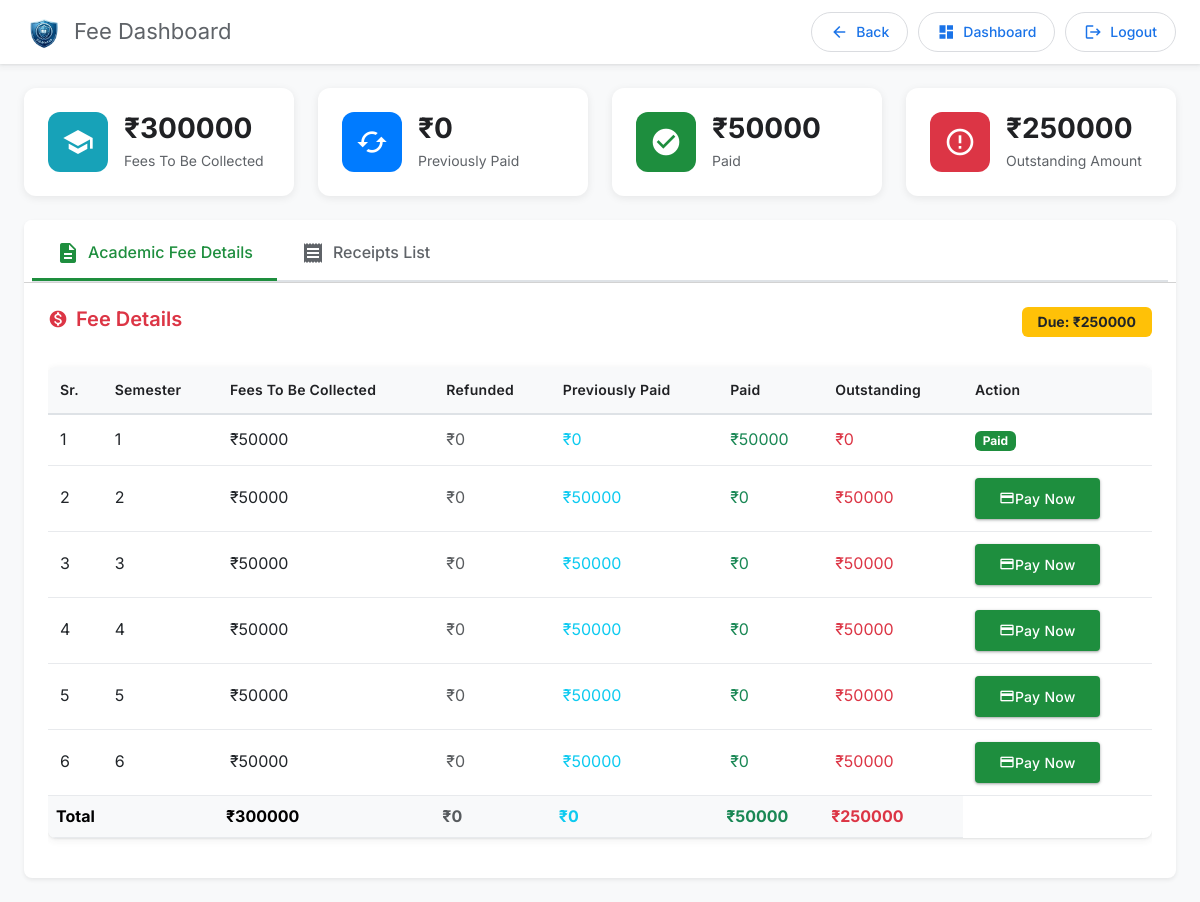
Screenshot of /student_app/fee_dashboard/ (signed in) with the database file from the repository.
### admin_app/models.py (models this page shows, shortened)
class FeeStructure(models.Model):
    student = models.ForeignKey(Student, on_delete=models.CASCADE, related_name='fee_structures')
    semester = models.IntegerField()
    academic_year = models.CharField(max_length=10)
    fees_to_be_collected = models.DecimalField(max_digits=10, decimal_places=2)
    previously_paid = models.DecimalField(max_digits=10, decimal_places=2, default=0)
    paid = models.DecimalField(max_digits=10, decimal_places=2, default=0)
    refunded = models.DecimalField(max_digits=10, decimal_places=2, default=0)
    outstanding = models.DecimalField(max_digits=10, decimal_places=2, default=0)
    created_at = models.DateTimeField(auto_now_add=True)
    updated_at = models.DateTimeField(auto_now=True)
    class Meta:
        ordering = ['-academic_year', 'semester']
        unique_together = ['student', 'semester', 'academic_year']

### student_app/views.py (the view)
# urls.py: path("fee_dashboard/", views.fee_dashboard, name="fee_dashboard"),
@student_required
def fee_dashboard(request):
    from admin_app.models import FeeStructure, FeeReceipt
    from django.db.models import Sum
    from decimal import Decimal
    try:
        student = Student.objects.get(user=request.user)
    except Student.DoesNotExist:
        messages.error(request, "Student profile not found.")
        return redirect("student_app:student_dashboard")
    fee_structure_qs = FeeStructure.objects.filter(student=student).order_by('semester')
    fee_structure = list(fee_structure_qs)
    running_paid = Decimal('0.00')
    for fee in fee_structure:
        fee.display_previously_paid = running_paid
        current_paid_total = (fee.previously_paid or 0) + (fee.paid or 0) - (fee.refunded or 0)
        running_paid += current_paid_total
    totals = fee_structure_qs.aggregate(
        total_fees=Sum('fees_to_be_collected'),
        total_refunded=Sum('refunded'),
        total_previously_paid=Sum('previously_paid'),
        total_paid=Sum('paid'),
        total_outstanding=Sum('outstanding')
    )
    receipts = FeeReceipt.objects.filter(student=student).order_by('-payment_date')
    context = {
        'student': student,
        'fee_structure': fee_structure,
        'totals': totals,
        'receipts': receipts,
    }
    return render(request, "student_app/fee_dashboard.html", context)

### project1/context_processors.py (called while the page is built)
def session_timeout(request):
    return {
        'SESSION_TIMEOUT_SECONDS': getattr(settings, 'SESSION_COOKIE_AGE', 1800),
    }

### student_app/views.py (called while the page is built)
def student_required(view_func):
    @wraps(view_func)
    def wrapper(request, *args, **kwargs):
        if not request.user.is_authenticated:
            return redirect("registration:login")  # Redirect unauthenticated users to login page
        if request.user.role == "student":
            return view_func(request, *args, **kwargs)
        logout(request)  # Log out unauthorized users
        return redirect("registration:login")  # Redirect unauthorized users
    return wrapper

### student_app/templates/student_app/fee_dashboard.html (shortened to what this page needs)
{% extends "layout.html" %}
{% block nav_title %}Fee Dashboard{% endblock %}
{% block container %}
<div class="fee-dashboard-container">
    <div class="row mb-4">
        <div class="col-md-3">
            <div class="summary-card">
                <div class="card-icon bg-info">
                    <span class="material-icons">school</span>
                </div>
                <div class="card-content">
                    <h2>₹{{ totals.total_fees|default:0|floatformat:0 }}</h2>
                    <p>Fees To Be Collected</p>
                </div>
            </div>
        </div>
        <div class="col-md-3">
            <div class="summary-card">
                <div class="card-icon bg-primary">
                    <span class="material-icons">cached</span>
                </div>
                <div class="card-content">
                    <h2>₹{{ totals.total_previously_paid|default:0|floatformat:0 }}</h2>
                    <p>Previously Paid</p>
                </div>
            </div>
        </div>
        <div class="col-md-3">
            <div class="summary-card">
                <div class="card-icon bg-success">
                    <span class="material-icons">check_circle</span>
                </div>
                <div class="card-content">
                    <h2>₹{{ totals.total_paid|default:0|floatformat:0 }}</h2>
                    <p>Paid</p>
                </div>
            </div>
        </div>
        <div class="col-md-3">
            <div class="summary-card">
                <div class="card-icon bg-danger">
                    <span class="material-icons">error_outline</span>
                </div>
                <div class="card-content">
                    <h2>₹{{ totals.total_outstanding|default:0|floatformat:0 }}</h2>
                    <p>Outstanding Amount</p>
                </div>
            </div>
        </div>
    </div>
    <div class="card shadow-sm">
        <div class="card-header bg-white">
            <ul class="nav nav-tabs card-header-tabs" role="tablist">
                <li class="nav-item">
                    <a class="nav-link active" data-bs-toggle="tab" href="#fee-details">
                        <span class="material-icons me-2">description</span>
                        Academic Fee Details
                    </a>
                </li>
                <li class="nav-item">
                    <a class="nav-link" data-bs-toggle="tab" href="#receipts">
                        <span class="material-icons me-2">receipt</span>
                        Receipts List
                    </a>
                </li>
            </ul>
        </div>
        <div class="card-body">
            <div class="tab-content">
                <div class="tab-pane fade show active" id="fee-details">
                    <div class="fee-status-badge">
                        {% if totals.total_outstanding == 0 %}
                        <span class="badge bg-success">No Due Certificate</span>
                        {% else %}
                        <span class="badge bg-warning text-dark">Due: ₹{{ totals.total_outstanding|floatformat:0 }}</span>
                        {% endif %}
                    </div>
                    <h5 class="text-danger mb-3"><span class="material-icons align-middle me-2">monetization_on</span>Fee Details</h5>
                    <div class="table-responsive">
                        <table class="table table-hover">
                            <thead class="table-light">
                                <tr>
                                    <th>Sr.</th>
                                    <th>Semester</th>
                                    <th>Fees To Be Collected</th>
                                    <th>Refunded</th>
                                    <th>Previously Paid</th>
                                    <th>Paid</th>
                                    <th>Outstanding</th>
                                    <th>Action</th>
                                </tr>
                            </thead>
                            <tbody>
                                {% for fee in fee_structure %}
                                <tr>
                                    <td>{{ forloop.counter }}</td>
                                    <td>{{ fee.semester }}</td>
                                    <td>₹{{ fee.fees_to_be_collected|floatformat:0 }}</td>
                                    <td class="text-muted">₹{{ fee.refunded|floatformat:0 }}</td>
                                    <td class="text-info">₹{{ fee.display_previously_paid|default:fee.previously_paid|floatformat:0 }}</td>
                                    <td class="text-success">₹{{ fee.paid|floatformat:0 }}</td>
                                    <td class="text-danger">₹{{ fee.outstanding|floatformat:0 }}</td>
                                    <td>
                                        {% if fee.outstanding > 0 %}
                                        <form method="POST" action="{% url 'student_app:pay_fees' %}" style="display: inline;">
                                            <button type="submit" class="btn btn-sm btn-success">
                                                <i class="material-icons align-middle" style="font-size: 16px;">payment</i>
                                                Pay Now
                                            </button>
                                        </form>
                                        {% else %}
                                        <span class="badge bg-success">Paid</span>
                                        {% endif %}
                                    </td>
                                </tr>
                                {% endfor %}
                            </tbody>
                            {% if fee_structure %}
                            <tfoot class="table-light fw-bold">
                                <tr>
                                    <td colspan="2">Total</td>
                                    <td>₹{{ totals.total_fees|default:0|floatformat:0 }}</td>
                                    <td class="text-muted">₹{{ totals.total_refunded|default:0|floatformat:0 }}</td>
                                    <td class="text-info">₹{{ totals.total_previously_paid|default:0|floatformat:0 }}</td>
                                    <td class="text-success">₹{{ totals.total_paid|default:0|floatformat:0 }}</td>
                                    <td class="text-danger">₹{{ totals.total_outstanding|default:0|floatformat:0 }}</td>
                                </tr>
                            </tfoot>
                            {% endif %}
                        </table>
                    </div>
                </div>
            </div>
        </div>
    </div>
</div>
{% endblock %}

### rows the page displays
FeeStructure: semester "1", fees_to_be_collected "50000", refunded "0", display_previously_paid "0", paid "50000", outstanding "0", shows "Paid"
FeeStructure: semester "2", fees_to_be_collected "50000", refunded "0", display_previously_paid "50000", paid "0", outstanding "50000"
FeeStructure: semester "3", fees_to_be_collected "50000", refunded "0", display_previously_paid "50000", paid "0", outstanding "50000"
FeeStructure: semester "4", fees_to_be_collected "50000", refunded "0", display_previously_paid "50000", paid "0", outstanding "50000"
FeeStructure: semester "5", fees_to_be_collected "50000", refunded "0", display_previously_paid "50000", paid "0", outstanding "50000"
FeeStructure: semester "6", fees_to_be_collected "50000", refunded "0", display_previously_paid "50000", paid "0", outstanding "50000"

### other values shown
{{ totals.total_fees|default:0|floatformat:0 }} "300000"
{{ totals.total_previously_paid|default:0|floatformat:0 }} "0"
{{ totals.total_paid|default:0|floatformat:0 }} "50000"
{{ totals.total_outstanding|default:0|floatformat:0 }} "250000"
{{ totals.total_outstanding|floatformat:0 }} "250000"
{{ totals.total_refunded|default:0|floatformat:0 }} "0"
